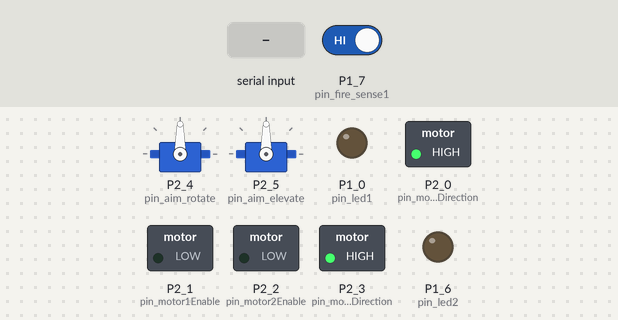
Bench run of a sketch on a simulated TI MSP430 LaunchPad. On the bench: 2 × servo, switched loads named in the sketch (green lamp = pin HIGH), output pins drawn as LEDs (lit = HIGH). The test bench sets the inputs (shaded band); at power-on: P1_7 (pin_fire_sense1) HIGH.

Above: at 2.2 s.
2.3 s: "f" received over the second serial link
At 2.9 s:
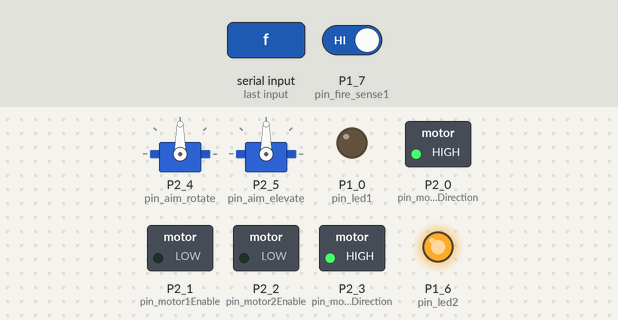
3.8 s: "Y90\n" received over the second serial link
At 5.0 s:
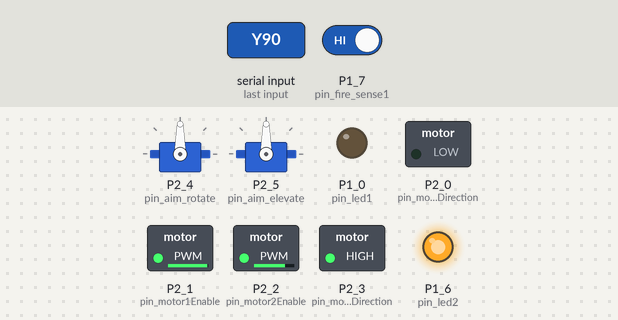
5.3 s: P1_7 (pin_fire_sense1) driven LOW
At 6.3 s:
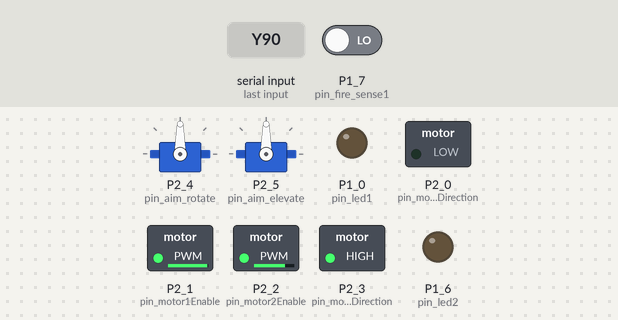
6.8 s: "U90\n" received over the second serial link
At 7.5 s:
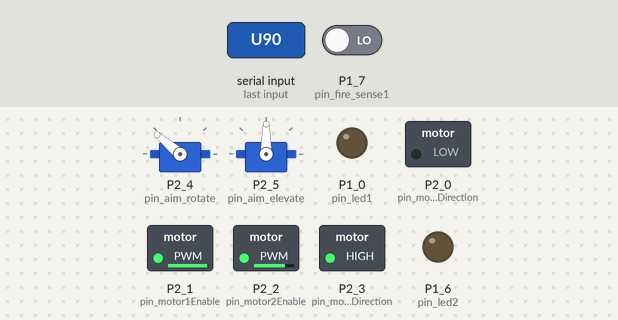
8.3 s: "V90\n" received over the second serial link
At 8.6 s:
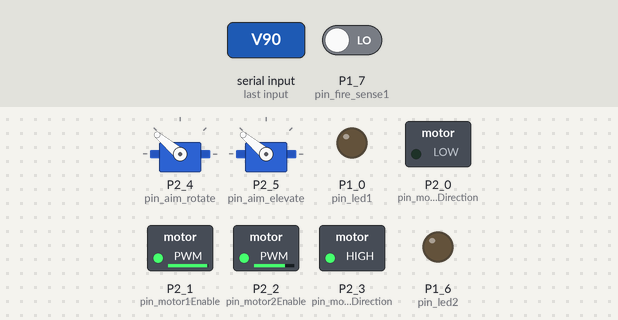
9.8 s: "f" received over the second serial link
At 11.0 s:
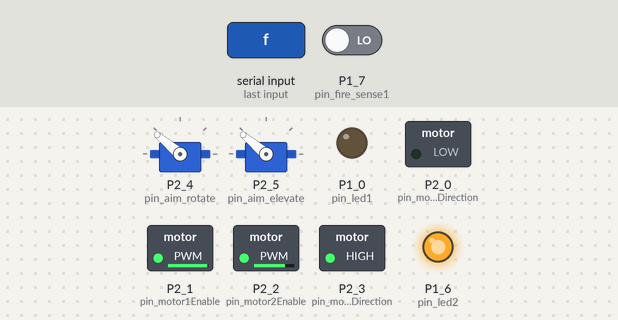
Timing chart, 0 to 12.3 s (numbered marks = the images above; inputs shaded):
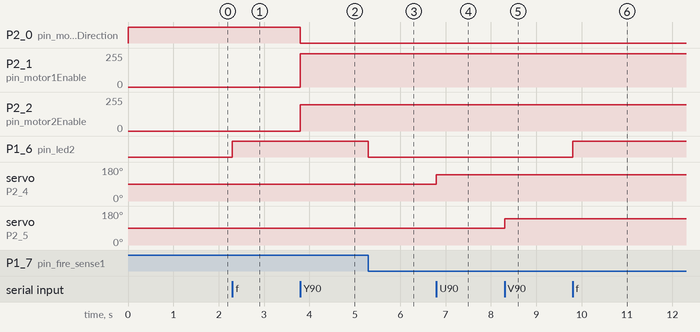

The sketch:

RollerBotTurret.ino
```cpp
/*
  (Demonstrates Thumbstick, switch, button, gauge, connections)

  This code is an advanced example of a rollerbot with customizations. The rollerbot has a servo pan/tilt mechanism with
    a spring-loaded missile launcher toy mounted on it. By moving the two servos, the rollerbot can aim the missile launcher
    left/right and up/down. The missile launcher holds six missile, and the controller lets you switch fire modes between
    single-fire (fire one each time you press the button), and automatic mode (keep firing missiles as long as the button is held
    down). There's also a gauge that counts ammo capacity and a button to reset it to full.
    To make all of this controller, the left thumb drives the bot with a thumbstick, and the right thumb can aim the turret with a
    second thumbstick.
    Finally, there's a Connections control that will request a bullet count reset with connecting (we assume the missile
      launcher has been refilled) and makes sure the robot stops moving when we disconnect

    Drive thumstick sends X?,Y?, and snaps to middle
    Aiming thumbstick sends U?,V?, and doesn't snap back to middle
    Fire button sends "f" when pressed and "q" when released
    Fire Mode switch sends "s" when swtiched to the left (Single fire mode), and "a" when switched to the right (Automatic fire mode)
    Reset Ammo count button sends "r" when pressed
    Ammo gauge changes value when receiving "B?,"
    Connections control sends "rs" when we first connect and "X512,Y512,U512,V512" when we disconnect
*/


#include <SoftwareSerial.h>
#include <Servo.h>

// Software serial to be used for bluetooth
SoftwareSerial mySerial(P1_4, P1_5);

// Pin mappings
int pin_motor1Direction = P2_0;
int pin_motor2Direction = P2_3;
int pin_motor1Enable = P2_1;
int pin_motor2Enable = P2_2;

int pin_led1 = P1_0;
int pin_led2 = P1_6;

int pin_aim_rotate = P2_4; // pan servo
int pin_aim_elevate = P2_5; // tilt servo

int pin_fire1 = P1_6; // as long as we suply power to the 'fire' pin, the missile launcher toy will keep firing
int pin_fire_sense1 = P1_7; // the missile launcher toy has two pins that connect briefly after firing each missile.
                            // by connecting one pin to ground and monitoring the other pin, we can tell when each
                            // missile fires

// Global Variables
Servo aimRotate;
Servo aimElevate;

byte fireMode;
boolean lastFireSense1;
byte bullets;
int stickX, stickY;

// Constants
const int FORWARD = HIGH;
const int BACKWARD = LOW;

const int MAXPWM = 255;
const int MINPWM = 0.75 * MAXPWM; // below this cutoff, didn't seem like the motors would reliably move the bot

const int STICK_DEADZONE = 0.10 * 1023;
const int STICK_MIN = 0;
const int STICK_MAX = 1023;
const int STICK_MID = (STICK_MIN + STICK_MAX)/2;
// different algorithm is used than with the tank controls. we want our deadzone constants centered on zero:
const int STICK_DEADZONE_BOTTOM = -STICK_DEADZONE/2;
const int STICK_DEADZONE_TOP = STICK_DEADZONE/2;

// angle limits for servos. in theory they coudl go from around 0 to 180 but in practice don't go that far
const int SERVO_MIN = 30;
const int SERVO_MAX = 150;
const int SERVO_MID = (SERVO_MIN + SERVO_MAX)/2;

const byte FIRE_MODE_SINGLE = 1;
const byte FIRE_MODE_AUTO = 2;

const int MAX_BULLETS = 6;


void setup() {
  // setup pin modes
  pinMode(pin_led1, OUTPUT);
  pinMode(pin_led2, OUTPUT);

  pinMode(pin_motor1Direction, OUTPUT);
  pinMode(pin_motor2Direction, OUTPUT);
  pinMode(pin_motor1Enable, OUTPUT);
  pinMode(pin_motor2Enable, OUTPUT);

  pinMode(pin_fire1, OUTPUT);
  pinMode(pin_fire_sense1, INPUT_PULLUP); // INPUT_PULLUP means that when the pin isn't connected to anything, it will
                                          //  go high by default
                                          //  then, when the fire sensor connects, it will get connected to ground and pulled low

  // setup our pan/tilt servos
  aimRotate.attach(pin_aim_rotate);
  aimElevate.attach(pin_aim_elevate);

  // initialize pin values - motors off, ready to move forward, don't fire missiles
  digitalWrite(pin_motor1Enable, LOW);
  digitalWrite(pin_motor2Enable, LOW);
  digitalWrite(pin_motor1Direction, FORWARD);
  digitalWrite(pin_motor2Direction, FORWARD);

  digitalWrite(pin_fire1, LOW);


  mySerial.begin(9600);

  delay(1000);

  // start out in single fire mode, and assume the fire sensor was last high
  fireMode = FIRE_MODE_SINGLE;
  lastFireSense1 = 1;

  //btSetup(); // you can uncomment this out to setup bt module
}

void btSetup() {
  mySerial.print("AT+NAMERB Turret 0105"); // set bt module name to RB Turret 0105
  while(mySerial.available()) mySerial.read();

  flash(pin_led1);
  flash(pin_led2);

  delay(1000);

  mySerial.print("AT+PIN0105"); // set bt pin to 0105

  while(mySerial.available()) mySerial.read();
  flash(pin_led1);
  flash(pin_led2);
  mySerial.flush();
}

// flash leds to help with inital debugging of bluetooth setup
void flash() {
  flash(pin_led1);
}

void flash(int pin) {
 digitalWrite(pin, HIGH);
 delay(250);
 digitalWrite(pin, LOW);
 delay(250);
}


// loop /////////////////////////////////////////////


void loop()
{
  char btInput;
  int valueIn;

  int stickL, stickR;

  // get the next character from bluetooth if available
  if(mySerial.available()) {
    btInput = mySerial.read();
  } else {
    btInput = ','; // no data available, just setting it to an unused value
  }

  // figure out what to do based on the input
  if(btInput == 'X') { // drive left/right
    stickX = mySerial.parseInt(); // just store the value in a global variable now. the thumbstick will send a Y value
                                  //  next, and once we get it we'll use stickX and stickY to figure out how to drive each motor
  } else if(btInput == 'Y') { // drive fwd/back
    stickY = mySerial.parseInt(); //get the stick Y value
    // stickX should be fresh from right before we got the Y value

    // center stickX and stickY on 0
    stickX = stickX - STICK_MID;  // take them from 0 to 1023 centered on 512 to something more like -512 to 511 centered on 0
    stickY = stickY - STICK_MID;

    if(stickX > STICK_DEADZONE_BOTTOM && stickX < STICK_DEADZONE_TOP
        && stickY > STICK_DEADZONE_BOTTOM && stickY < STICK_DEADZONE_TOP) {
        // in the deadzone! stop the motors
      digitalWrite(pin_motor1Enable, LOW);
      digitalWrite(pin_motor2Enable, LOW);
    } else {
      // not in the deadzone. let's calculate values for left motor / right motor based on the thumbstick position in stickX and stickY
      // why do to the addition & subtraction work? just try a few values to convince yourself
      //  when stick Y is forward (512) and stickX is in the middle (0), then stickL is 512 and stickR is 512 - both go forward
      // when stick X is left (-512) and stickY is in the middle (0), then stickL is -512 and stickR is 512 - left motor back
      //      and right motor forward, which turns it left
      stickL = stickY + stickX;
      stickR = stickY - stickX;
      setMotorPWM(pin_motor1Enable, pin_motor1Direction, stickL);
      setMotorPWM(pin_motor2Enable, pin_motor2Direction, stickR);
    }
  }

  else if(btInput == 'U') { // aim turret left/right
    valueIn = mySerial.parseInt();
    aimRotate.write(map(valueIn, 0, 1023, SERVO_MAX, SERVO_MIN));
  } else if(btInput == 'V') { // aim turret up/down
    valueIn = mySerial.parseInt();
    aimElevate.write(map(valueIn, 0, 1023, SERVO_MAX, SERVO_MIN));
  }

  else if(btInput == 'a') { // fire mode: auto
    fireMode = FIRE_MODE_AUTO;
  } else if(btInput == 's') { // fire mode: single
    fireMode = FIRE_MODE_SINGLE;
  }

  else if(btInput == 'f') { // fire!
    digitalWrite(pin_fire1, HIGH);
    /*
    if(fireMode == FIRE_MODE_SINGLE) {
      digitalWrite(pin_fire1, HIGH);
      //while(digitalRead(pin_fire_sense1) == LOW) ; // may have stopped on the sensor touching last time. make sure we get past it
      //while(digitalRead(pin_fire_sense1) == HIGH) ; // hold until the sensor hits?
    } else if(fireMode == FIRE_MODE_AUTO) {
      digitalWrite(pin_fire1, HIGH);
    }
    */
  } else if(btInput == 'q') { // released the fire button
    if(fireMode == FIRE_MODE_SINGLE) {
      // don't do anything - fireMode is single mode, so we'll stop when the fire sensor tells us one missile has fired
    } else if (fireMode == FIRE_MODE_AUTO) {
      digitalWrite(pin_fire1, LOW); // stop when release button
    }
  }

  else if(btInput == 'r') { // reset ammo count
    bullets = MAX_BULLETS;
    mySerial.print('B'); // set the ammo gauge on the controller
    mySerial.print(map(bullets, 0, MAX_BULLETS, 1, 1023));
    mySerial.print(',');
  }


  // now it's time to read the fire sensor - we'll use that to stop firing if we're in single fire mode,
  //   and also to update the ammo gauge as needed
  boolean fireSense1 = digitalRead(pin_fire_sense1);
  if(fireSense1 == LOW && lastFireSense1 == HIGH) {
    // fireSensor went from high to low, which means we just fired a bullet

    if(fireMode == FIRE_MODE_SINGLE) digitalWrite(pin_fire1, LOW); // stop firing if we're in single fire mode

    if(bullets > 0) bullets -= 1; // decrease our bullet count if it's above 0
    mySerial.print('B'); // write out the new bullet count
    mySerial.print(map(bullets, 0, MAX_BULLETS, 1, 1023));
    mySerial.print(',');
  }
  lastFireSense1 = fireSense1; // remember the fire sensor value for comparison with next time

  delay(1);
}


// helper function to set left/right motor pwm based on a stick value
  // different from RollerBotTank, this assume stickValue from ~-1024 to ~1024, and deadzone
  //    is already taken care of (stickValue == 0 iff in the deadzone)
void setMotorPWM(int motorEnablePin, int motorDirectionPin, int stickValue) {
  int writeValue;
  if(stickValue < 0) {
    writeValue = map(stickValue, 0, -1024, MINPWM, MAXPWM);
    digitalWrite(motorDirectionPin, BACKWARD);
  } else {
    writeValue = map(stickValue, 0, 1024, MINPWM, MAXPWM);
    digitalWrite(motorDirectionPin, FORWARD);
  }
  analogWrite(motorEnablePin, writeValue);

  /*
  mySerial.print('m');
  mySerial.print(motorEnablePin);
  mySerial.print(':');
  mySerial.print(writeValue);
  mySerial.print(",\n");
  */
}
```

Measured:
- after the input at 2.3 s, P1_6 (pin_led2): LOW → HIGH at once
- after the input at 3.8 s, P2_0 (pin_motor1Direction): HIGH → LOW at once; P2_1 (pin_motor1Enable): 0/255 → 249/255 at once; P2_2 (pin_motor2Enable): 0/255 → 196/255 at once
- after the input at 5.3 s, P1_6 (pin_led2): HIGH → LOW at once
- after the input at 6.8 s, servo on P2_4 (pin_aim_rotate): 90° → 140° at once
- after the input at 8.3 s, servo on P2_5 (pin_aim_elevate): 90° → 140° at once
- after the input at 9.8 s, P1_6 (pin_led2): LOW → HIGH at once
